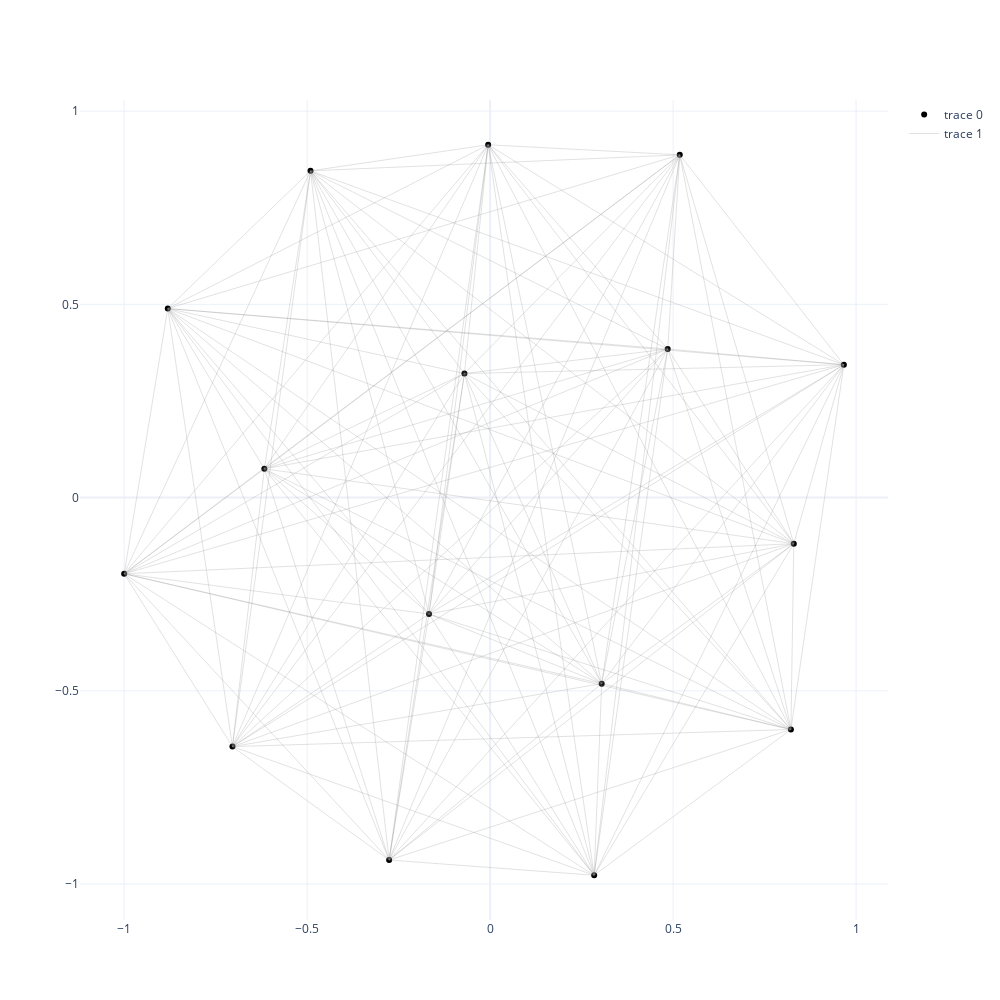

Notebook code for this chart:
### Code cell
plot_network(subgraphs[0])

### Figure 1 — Plotly figure (JSON) as saved in the notebook; plotly's stock layout.template omitted (floating-point values rounded to 4 significant figures; data arrays with more than 128 entries replaced by an {"elided": "..."} marker saying what was removed)
{"data": [{"marker": {"color": ["black", "black", "black", "black", "black", "black", "black", "black", "black", "black", "black", "black", "black", "black", "black", "black"]}, "mode": "markers", "type": "scatter", "x": [-0.07017, -1.0, 0.2843, -0.005386, -0.4907, 0.4853, 0.9666, -0.8808, -0.617, -0.7041, 0.3049, 0.8219, -0.2759, -0.167, 0.5182, 0.8298], "y": [0.321, -0.1971, -0.9771, 0.913, 0.8454, 0.3843, 0.3438, 0.4892, 0.0745, -0.6443, -0.4814, -0.6, -0.9377, -0.3012, 0.8868, -0.1193]}, {"line": {"color": "#888", "width": 0.25}, "mode": "lines", "type": "scatter", "x": {"elided": "360 float values"}, "y": {"elided": "360 float values"}}], "layout": {"height": 1000, "width": 1000}}
